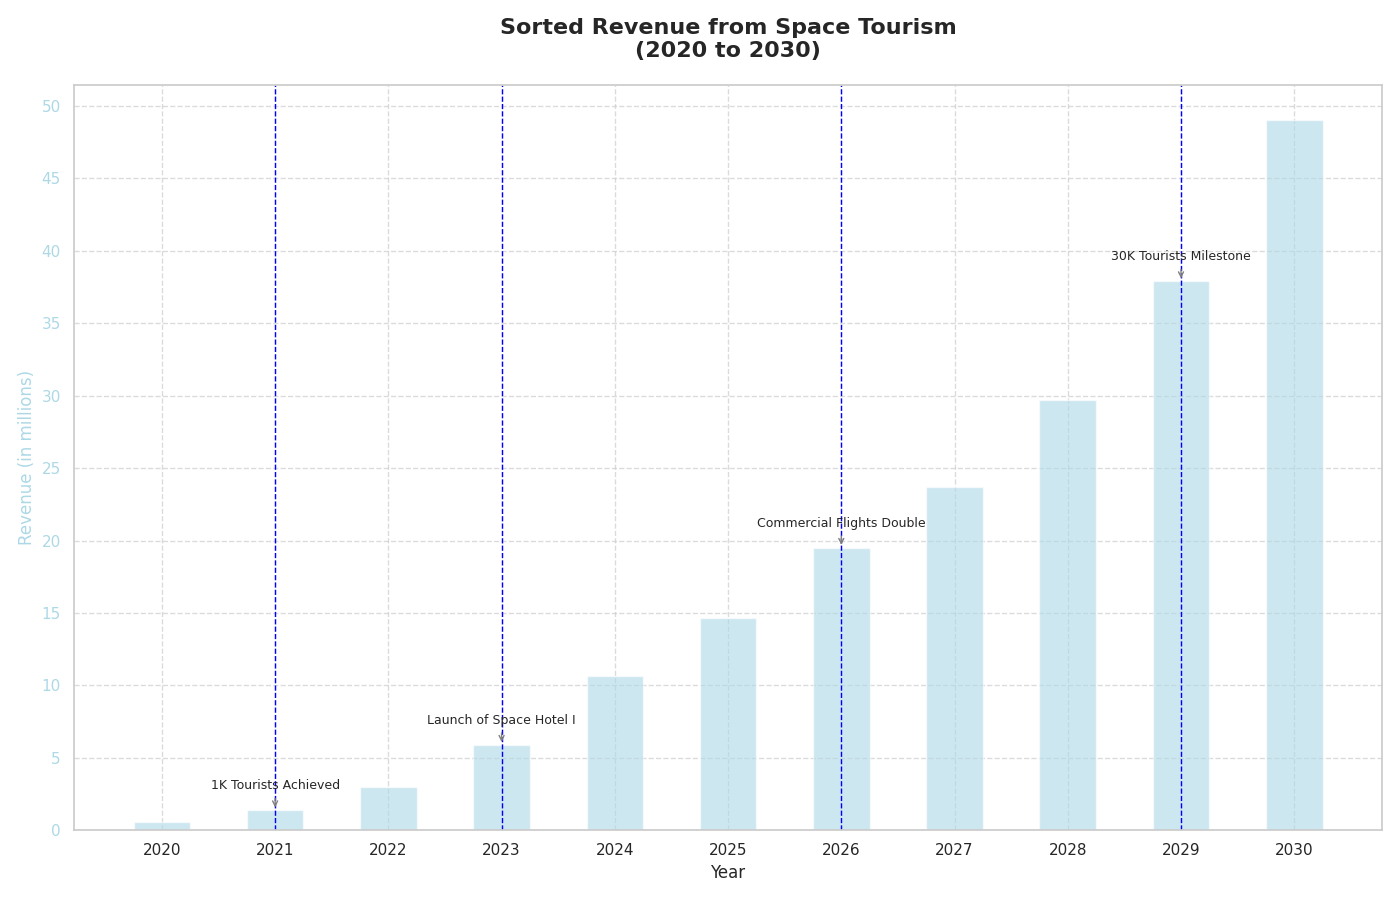

Recreate this plot in Python.
import matplotlib.pyplot as plt
import numpy as np

# Years of interest
years = np.arange(2020, 2031)

# Number of space tourists each year (in thousands)
space_tourists = np.array([0.5, 1.2, 2.5, 5.0, 8.5, 12.0, 15.0, 18.5, 22.0, 28.5, 35.0])

# Revenue from space tourism (in millions)
revenue_per_tourist = 1.0
space_revenue = space_tourists * revenue_per_tourist * (1.0 + np.array([0.1, 0.15, 0.2, 0.18, 0.25, 0.22, 0.3, 0.28, 0.35, 0.33, 0.4]))

# Sorting the revenue data and rearranging other data accordingly
sorted_indices = np.argsort(space_revenue)
sorted_years = years[sorted_indices]
sorted_space_tourists = space_tourists[sorted_indices]
sorted_space_revenue = space_revenue[sorted_indices]

# Create the plot
fig, ax = plt.subplots(figsize=(14, 9))

# Plotting the sorted bar chart for revenue data
ax.bar(sorted_years, sorted_space_revenue, color='lightblue', alpha=0.6, label='Revenue ($M)', width=0.5)
ax.set_xlabel("Year", fontsize=12)
ax.set_ylabel("Revenue (in millions)", fontsize=12, color='lightblue')
ax.tick_params(axis='y', labelcolor='lightblue')

# Annotate significant milestones (re-sorted according to revenue)
milestones = {2021: "1K Tourists Achieved", 2023: "Launch of Space Hotel I", 2026: "Commercial Flights Double", 2029: "30K Tourists Milestone"}
for year, label in milestones.items():
    idx = np.where(sorted_years == year)[0]
    if idx.size > 0:
        ax.annotate(label,
                    (sorted_years[idx[0]], sorted_space_revenue[idx[0]]),
                    textcoords="offset points",
                    xytext=(0, 15),
                    ha='center',
                    fontsize=9,
                    arrowprops=dict(arrowstyle='->', color='gray'))

# Title with multi-line
plt.title("Sorted Revenue from Space Tourism\n(2020 to 2030)", fontsize=16, fontweight='bold', pad=20)

# Customizing the grid and vertical lines for milestones
ax.grid(True, linestyle='--', alpha=0.7)

for year in milestones.keys():
    if year in sorted_years:
        ax.axvline(year, color='blue', linestyle='--', linewidth=1)

# Ensuring clarity in ticks
ax.set_xticks(sorted_years)
ax.set_yticks(np.arange(0, max(sorted_space_revenue) + 5, 5))

# Automatic layout adjustment
fig.tight_layout()

# Display the chart
plt.show()
